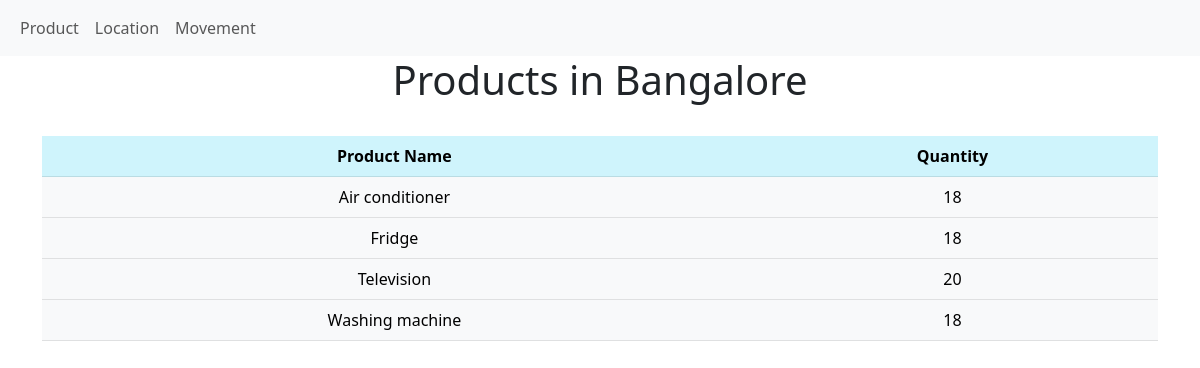
The page /Warehouse/?location=Bangalore on the database its author committed.
### core/models.py (models this page shows, shortened)
class Location(db.Model):
    location_id = db.Column(db.Integer, primary_key=True)
    name = db.Column(db.String(30), unique=True, nullable=False)

class Product(db.Model):
    product_id = db.Column(db.Integer, primary_key=True)
    name = db.Column(db.String(30), unique=True, nullable=False)

### core/routes.py (the view)
@app.route("/Warehouse/", methods=['GET'])
def warehouse():
    location = request.args.get("location")
    inventory = []
    if location:
        location_db = Location.query.filter(Location.name==location.capitalize()).first()
        if location_db:
            inventory = db.session.query(Product.name, func.sum(ProductMovement.quantity)).\
                            join(ProductMovement, Product.product_id==ProductMovement.product_id).\
                            join(Location, Location.location_id==ProductMovement.to_location_id).\
                            filter(ProductMovement.to_location_id==location_db.location_id).\
                            group_by(Product.name).\
                            order_by(Product.name.asc()).all()
    return render_template("warehouse.html", location=location, inventory=inventory)

### core/templates/warehouse.html (shortened to what this page needs)
{% extends 'base.html' %}
{% block content %}
<div class="container-fluid text-center">
  {% if inventory %}
  <h1>Products in {{location}}</h1>
  <br />
  <div class="container-sm">
    <table class="table table-info table-hover">
      <thead>
        <tr>
          <th scope="col">Product Name</th>
          <th scope="col">Quantity</th>
        </tr>
      </thead>
      <tbody>
        {% for data in inventory %}
        <tr class="table-light">
          <td>{{data[0]}}</td>
          <td>{{data[1]}}</td>
        </tr>
        {% endfor %}
      </tbody>
    </table>
    {% else %}
    <h1 class="text-danger">No Products here</h1>
    <p>Make sure you typed correct location if you manually entered the url</p>
    {% endif %}
  </div>
  {% endblock %}

### rows shown on the page
Location: name "Bangalore"
Product: name "Air conditioner", data "18"
Product: name "Fridge", data "18"
Product: name "Television", data "20"
Product: name "Washing machine", data "18"
